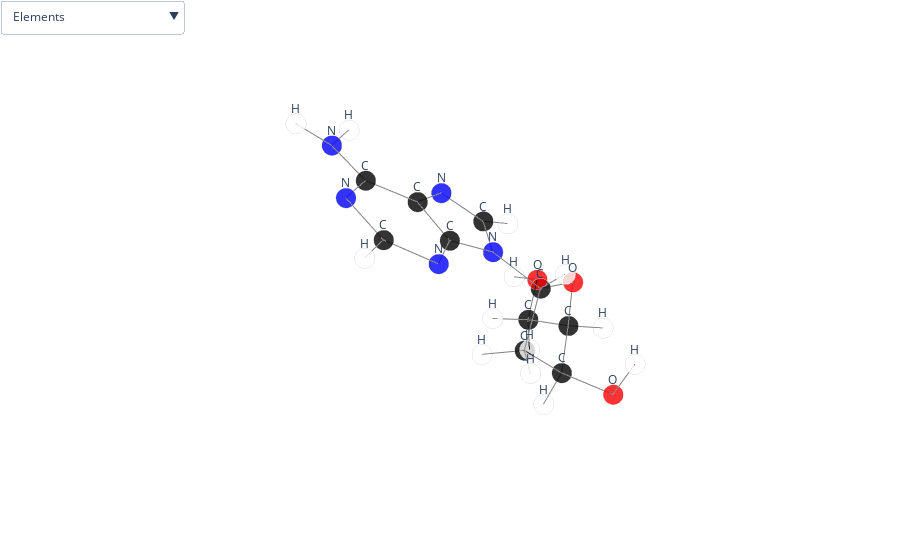

Notebook code cell kept with this figure:
### Code cell
mol = Molecule()
mol.read_xyz('example/20_rf_xyz_dftV3#r15_084_GbbbB.xyz')
to_plotly_figure(mol)

### Figure 1 — Plotly figure (JSON) as saved in the notebook; plotly's stock layout.template omitted (floating-point values rounded to 4 significant figures; data arrays with more than 128 entries replaced by an {"elided": "..."} marker saying what was removed)
{"data": [{"marker": {"color": ["black", "red", "black", "black", "black", "black", "red", "red", "white", "white", "white", "white", "white", "white", "white", "white", "white", "blue", "black", "blue", "black", "blue", "black", "black", "blue", "black", "white", "blue", "white", "white", "white"], "line": {"color": "lightgray", "width": 2}, "opacity": 0.8, "size": 7, "symbol": "circle"}, "mode": "markers", "text": ["C4'", "O4'", "C1'", "C2'", "C3'", "C5'", "O3'", "O5'", "H", "H", "H", "H", "H", "H", "H", "H", "H", "N9", "C4", "N3", "C2", "N1", "C5", "C6", "N7", "C8", "H", "N6", "H", "H", "H"], "type": "scatter3d", "x": [0, 0, 1.33, 2.246, 1.254, -0.01447, 0.9949, -1.16, 1.398, 2.814, 2.957, 1.625, 0.5466, -0.9138, 0.9111, -0.04768, -1.151, 1.638, 2.786, 3.853, 4.774, 4.742, 2.601, 3.658, 1.373, 0.8285, 5.673, 3.63, 2.757, 4.334, -0.1425], "y": [0, 0, 0, 0.3624, 0.8155, -1.407, 2.211, -2.081, 0.733, -0.5146, 1.152, 0.6077, 2.406, 0.5185, -1.942, -1.312, -2.985, -1.31, -1.62, -0.8391, -1.479, -2.73, -2.937, -3.487, -3.43, -2.433, -0.9127, -4.763, -5.266, -5.031, -2.437], "z": [0, 1.444, 1.93, 0.7361, -0.3541, -0.591, -0.3221, -0.09111, 2.74, 0.4171, 0.9822, -1.362, 0.5132, -0.3034, -0.3316, -1.688, -0.4317, 2.52, 3.219, 3.444, 4.172, 4.66, 3.655, 4.409, 3.253, 2.592, 4.406, 4.871, 4.849, 5.541, 2.117]}, {"hoverinfo": "none", "marker": {"color": "grey", "opacity": 1, "size": 7}, "mode": "lines", "type": "scatter3d", "x": {"elided": "198 float values"}, "y": {"elided": "198 float values"}, "z": {"elided": "198 float values"}}], "layout": {"margin": {"b": 0, "l": 0, "r": 0, "t": 0}, "scene": {"annotations": [{"showarrow": false, "text": "C", "x": 0, "y": 0, "yshift": 15, "z": 0}, {"showarrow": false, "text": "O", "x": 0, "y": 0, "yshift": 15, "z": 1.444}, {"showarrow": false, "text": "C", "x": 1.33, "y": 0, "yshift": 15, "z": 1.93}, {"showarrow": false, "text": "C", "x": 2.246, "y": 0.3624, "yshift": 15, "z": 0.7361}, {"showarrow": false, "text": "C", "x": 1.254, "y": 0.8155, "yshift": 15, "z": -0.3541}, {"showarrow": false, "text": "C", "x": -0.01447, "y": -1.407, "yshift": 15, "z": -0.591}, {"showarrow": false, "text": "O", "x": 0.9949, "y": 2.211, "yshift": 15, "z": -0.3221}, {"showarrow": false, "text": "O", "x": -1.16, "y": -2.081, "yshift": 15, "z": -0.09111}, {"showarrow": false, "text": "H", "x": 1.398, "y": 0.733, "yshift": 15, "z": 2.74}, {"showarrow": false, "text": "H", "x": 2.814, "y": -0.5146, "yshift": 15, "z": 0.4171}, {"showarrow": false, "text": "H", "x": 2.957, "y": 1.152, "yshift": 15, "z": 0.9822}, {"showarrow": false, "text": "H", "x": 1.625, "y": 0.6077, "yshift": 15, "z": -1.362}, {"showarrow": false, "text": "H", "x": 0.5466, "y": 2.406, "yshift": 15, "z": 0.5132}, {"showarrow": false, "text": "H", "x": -0.9138, "y": 0.5185, "yshift": 15, "z": -0.3034}, {"showarrow": false, "text": "H", "x": 0.9111, "y": -1.942, "yshift": 15, "z": -0.3316}, {"showarrow": false, "text": "H", "x": -0.04768, "y": -1.312, "yshift": 15, "z": -1.688}, {"showarrow": false, "text": "H", "x": -1.151, "y": -2.985, "yshift": 15, "z": -0.4317}, {"showarrow": false, "text": "N", "x": 1.638, "y": -1.31, "yshift": 15, "z": 2.52}, {"showarrow": false, "text": "C", "x": 2.786, "y": -1.62, "yshift": 15, "z": 3.219}, {"showarrow": false, "text": "N", "x": 3.853, "y": -0.8391, "yshift": 15, "z": 3.444}, {"showarrow": false, "text": "C", "x": 4.774, "y": -1.479, "yshift": 15, "z": 4.172}, {"showarrow": false, "text": "N", "x": 4.742, "y": -2.73, "yshift": 15, "z": 4.66}, {"showarrow": false, "text": "C", "x": 2.601, "y": -2.937, "yshift": 15, "z": 3.655}, {"showarrow": false, "text": "C", "x": 3.658, "y": -3.487, "yshift": 15, "z": 4.409}, {"showarrow": false, "text": "N", "x": 1.373, "y": -3.43, "yshift": 15, "z": 3.253}, {"showarrow": false, "text": "C", "x": 0.8285, "y": -2.433, "yshift": 15, "z": 2.592}, {"showarrow": false, "text": "H", "x": 5.673, "y": -0.9127, "yshift": 15, "z": 4.406}, {"showarrow": false, "text": "N", "x": 3.63, "y": -4.763, "yshift": 15, "z": 4.871}, {"showarrow": false, "text": "H", "x": 2.757, "y": -5.266, "yshift": 15, "z": 4.849}, {"showarrow": false, "text": "H", "x": 4.334, "y": -5.031, "yshift": 15, "z": 5.541}, {"showarrow": false, "text": "H", "x": -0.1425, "y": -2.437, "yshift": 15, "z": 2.117}], "xaxis": {"showbackground": false, "showgrid": false, "showticklabels": false, "title": {"font": {"color": "white"}}, "zeroline": false}, "yaxis": {"showbackground": false, "showgrid": false, "showticklabels": false, "title": {"font": {"color": "white"}}, "zeroline": false}, "zaxis": {"showbackground": false, "showgrid": false, "showticklabels": false, "title": {"font": {"color": "white"}}, "zeroline": false}}, "showlegend": false, "updatemenus": [{"buttons": [{"args": [{"scene.annotations": [{"showarrow": false, "text": "C", "x": 0, "y": 0, "yshift": 15, "z": 0}, {"showarrow": false, "text": "O", "x": 0, "y": 0, "yshift": 15, "z": 1.444}, {"showarrow": false, "text": "C", "x": 1.33, "y": 0, "yshift": 15, "z": 1.93}, {"showarrow": false, "text": "C", "x": 2.246, "y": 0.3624, "yshift": 15, "z": 0.7361}, {"showarrow": false, "text": "C", "x": 1.254, "y": 0.8155, "yshift": 15, "z": -0.3541}, {"showarrow": false, "text": "C", "x": -0.01447, "y": -1.407, "yshift": 15, "z": -0.591}, {"showarrow": false, "text": "O", "x": 0.9949, "y": 2.211, "yshift": 15, "z": -0.3221}, {"showarrow": false, "text": "O", "x": -1.16, "y": -2.081, "yshift": 15, "z": -0.09111}, {"showarrow": false, "text": "H", "x": 1.398, "y": 0.733, "yshift": 15, "z": 2.74}, {"showarrow": false, "text": "H", "x": 2.814, "y": -0.5146, "yshift": 15, "z": 0.4171}, {"showarrow": false, "text": "H", "x": 2.957, "y": 1.152, "yshift": 15, "z": 0.9822}, {"showarrow": false, "text": "H", "x": 1.625, "y": 0.6077, "yshift": 15, "z": -1.362}, {"showarrow": false, "text": "H", "x": 0.5466, "y": 2.406, "yshift": 15, "z": 0.5132}, {"showarrow": false, "text": "H", "x": -0.9138, "y": 0.5185, "yshift": 15, "z": -0.3034}, {"showarrow": false, "text": "H", "x": 0.9111, "y": -1.942, "yshift": 15, "z": -0.3316}, {"showarrow": false, "text": "H", "x": -0.04768, "y": -1.312, "yshift": 15, "z": -1.688}, {"showarrow": false, "text": "H", "x": -1.151, "y": -2.985, "yshift": 15, "z": -0.4317}, {"showarrow": false, "text": "N", "x": 1.638, "y": -1.31, "yshift": 15, "z": 2.52}, {"showarrow": false, "text": "C", "x": 2.786, "y": -1.62, "yshift": 15, "z": 3.219}, {"showarrow": false, "text": "N", "x": 3.853, "y": -0.8391, "yshift": 15, "z": 3.444}, {"showarrow": false, "text": "C", "x": 4.774, "y": -1.479, "yshift": 15, "z": 4.172}, {"showarrow": false, "text": "N", "x": 4.742, "y": -2.73, "yshift": 15, "z": 4.66}, {"showarrow": false, "text": "C", "x": 2.601, "y": -2.937, "yshift": 15, "z": 3.655}, {"showarrow": false, "text": "C", "x": 3.658, "y": -3.487, "yshift": 15, "z": 4.409}, {"showarrow": false, "text": "N", "x": 1.373, "y": -3.43, "yshift": 15, "z": 3.253}, {"showarrow": false, "text": "C", "x": 0.8285, "y": -2.433, "yshift": 15, "z": 2.592}, {"showarrow": false, "text": "H", "x": 5.673, "y": -0.9127, "yshift": 15, "z": 4.406}, {"showarrow": false, "text": "N", "x": 3.63, "y": -4.763, "yshift": 15, "z": 4.871}, {"showarrow": false, "text": "H", "x": 2.757, "y": -5.266, "yshift": 15, "z": 4.849}, {"showarrow": false, "text": "H", "x": 4.334, "y": -5.031, "yshift": 15, "z": 5.541}, {"showarrow": false, "text": "H", "x": -0.1425, "y": -2.437, "yshift": 15, "z": 2.117}]}], "label": "Elements", "method": "relayout"}, {"args": [{"scene.annotations": [{"showarrow": false, "text": "C4'", "x": 0, "y": 0, "yshift": 15, "z": 0}, {"showarrow": false, "text": "O4'", "x": 0, "y": 0, "yshift": 15, "z": 1.444}, {"showarrow": false, "text": "C1'", "x": 1.33, "y": 0, "yshift": 15, "z": 1.93}, {"showarrow": false, "text": "C2'", "x": 2.246, "y": 0.3624, "yshift": 15, "z": 0.7361}, {"showarrow": false, "text": "C3'", "x": 1.254, "y": 0.8155, "yshift": 15, "z": -0.3541}, {"showarrow": false, "text": "C5'", "x": -0.01447, "y": -1.407, "yshift": 15, "z": -0.591}, {"showarrow": false, "text": "O3'", "x": 0.9949, "y": 2.211, "yshift": 15, "z": -0.3221}, {"showarrow": false, "text": "O5'", "x": -1.16, "y": -2.081, "yshift": 15, "z": -0.09111}, {"showarrow": false, "text": "H", "x": 1.398, "y": 0.733, "yshift": 15, "z": 2.74}, {"showarrow": false, "text": "H", "x": 2.814, "y": -0.5146, "yshift": 15, "z": 0.4171}, {"showarrow": false, "text": "H", "x": 2.957, "y": 1.152, "yshift": 15, "z": 0.9822}, {"showarrow": false, "text": "H", "x": 1.625, "y": 0.6077, "yshift": 15, "z": -1.362}, {"showarrow": false, "text": "H", "x": 0.5466, "y": 2.406, "yshift": 15, "z": 0.5132}, {"showarrow": false, "text": "H", "x": -0.9138, "y": 0.5185, "yshift": 15, "z": -0.3034}, {"showarrow": false, "text": "H", "x": 0.9111, "y": -1.942, "yshift": 15, "z": -0.3316}, {"showarrow": false, "text": "H", "x": -0.04768, "y": -1.312, "yshift": 15, "z": -1.688}, {"showarrow": false, "text": "H", "x": -1.151, "y": -2.985, "yshift": 15, "z": -0.4317}, {"showarrow": false, "text": "N9", "x": 1.638, "y": -1.31, "yshift": 15, "z": 2.52}, {"showarrow": false, "text": "C4", "x": 2.786, "y": -1.62, "yshift": 15, "z": 3.219}, {"showarrow": false, "text": "N3", "x": 3.853, "y": -0.8391, "yshift": 15, "z": 3.444}, {"showarrow": false, "text": "C2", "x": 4.774, "y": -1.479, "yshift": 15, "z": 4.172}, {"showarrow": false, "text": "N1", "x": 4.742, "y": -2.73, "yshift": 15, "z": 4.66}, {"showarrow": false, "text": "C5", "x": 2.601, "y": -2.937, "yshift": 15, "z": 3.655}, {"showarrow": false, "text": "C6", "x": 3.658, "y": -3.487, "yshift": 15, "z": 4.409}, {"showarrow": false, "text": "N7", "x": 1.373, "y": -3.43, "yshift": 15, "z": 3.253}, {"showarrow": false, "text": "C8", "x": 0.8285, "y": -2.433, "yshift": 15, "z": 2.592}, {"showarrow": false, "text": "H", "x": 5.673, "y": -0.9127, "yshift": 15, "z": 4.406}, {"showarrow": false, "text": "N6", "x": 3.63, "y": -4.763, "yshift": 15, "z": 4.871}, {"showarrow": false, "text": "H", "x": 2.757, "y": -5.266, "yshift": 15, "z": 4.849}, {"showarrow": false, "text": "H", "x": 4.334, "y": -5.031, "yshift": 15, "z": 5.541}, {"showarrow": false, "text": "H", "x": -0.1425, "y": -2.437, "yshift": 15, "z": 2.117}]}], "label": "Named Elements", "method": "relayout"}, {"args": [{"scene.annotations": [{"showarrow": false, "text": "C", "x": 0, "y": 0, "yshift": 15, "z": 0}, {"showarrow": false, "text": "O", "x": 0, "y": 0, "yshift": 15, "z": 1.444}, {"showarrow": false, "text": "C", "x": 1.33, "y": 0, "yshift": 15, "z": 1.93}, {"showarrow": false, "text": "C", "x": 2.246, "y": 0.3624, "yshift": 15, "z": 0.7361}, {"showarrow": false, "text": "C", "x": 1.254, "y": 0.8155, "yshift": 15, "z": -0.3541}, {"showarrow": false, "text": "C", "x": -0.01447, "y": -1.407, "yshift": 15, "z": -0.591}, {"showarrow": false, "text": "O", "x": 0.9949, "y": 2.211, "yshift": 15, "z": -0.3221}, {"showarrow": false, "text": "O", "x": -1.16, "y": -2.081, "yshift": 15, "z": -0.09111}, {"showarrow": false, "text": "H", "x": 1.398, "y": 0.733, "yshift": 15, "z": 2.74}, {"showarrow": false, "text": "H", "x": 2.814, "y": -0.5146, "yshift": 15, "z": 0.4171}, {"showarrow": false, "text": "H", "x": 2.957, "y": 1.152, "yshift": 15, "z": 0.9822}, {"showarrow": false, "text": "H", "x": 1.625, "y": 0.6077, "yshift": 15, "z": -1.362}, {"showarrow": false, "text": "H", "x": 0.5466, "y": 2.406, "yshift": 15, "z": 0.5132}, {"showarrow": false, "text": "H", "x": -0.9138, "y": 0.5185, "yshift": 15, "z": -0.3034}, {"showarrow": false, "text": "H", "x": 0.9111, "y": -1.942, "yshift": 15, "z": -0.3316}, {"showarrow": false, "text": "H", "x": -0.04768, "y": -1.312, "yshift": 15, "z": -1.688}, {"showarrow": false, "text": "H", "x": -1.151, "y": -2.985, "yshift": 15, "z": -0.4317}, {"showarrow": false, "text": "N", "x": 1.638, "y": -1.31, "yshift": 15, "z": 2.52}, {"showarrow": false, "text": "C", "x": 2.786, "y": -1.62, "yshift": 15, "z": 3.219}, {"showarrow": false, "text": "N", "x": 3.853, "y": -0.8391, "yshift": 15, "z": 3.444}, {"showarrow": false, "text": "C", "x": 4.774, "y": -1.479, "yshift": 15, "z": 4.172}, {"showarrow": false, "text": "N", "x": 4.742, "y": -2.73, "yshift": 15, "z": 4.66}, {"showarrow": false, "text": "C", "x": 2.601, "y": -2.937, "yshift": 15, "z": 3.655}, {"showarrow": false, "text": "C", "x": 3.658, "y": -3.487, "yshift": 15, "z": 4.409}, {"showarrow": false, "text": "N", "x": 1.373, "y": -3.43, "yshift": 15, "z": 3.253}, {"showarrow": false, "text": "C", "x": 0.8285, "y": -2.433, "yshift": 15, "z": 2.592}, {"showarrow": false, "text": "H", "x": 5.673, "y": -0.9127, "yshift": 15, "z": 4.406}, {"showarrow": false, "text": "N", "x": 3.63, "y": -4.763, "yshift": 15, "z": 4.871}, {"showarrow": false, "text": "H", "x": 2.757, "y": -5.266, "yshift": 15, "z": 4.849}, {"showarrow": false, "text": "H", "x": 4.334, "y": -5.031, "yshift": 15, "z": 5.541}, {"showarrow": false, "text": "H", "x": -0.1425, "y": -2.437, "yshift": 15, "z": 2.117}, {"font": {"color": "steelblue"}, "showarrow": false, "text": 1.48, "x": 0, "y": 0, "yshift": 15, "z": 0.722}, {"font": {"color": "steelblue"}, "showarrow": false, "text": 1.6, "x": 0.6268, "y": 0.4077, "yshift": 15, "z": -0.177}, {"font": {"color": "steelblue"}, "showarrow": false, "text": 1.6, "x": -0.007237, "y": -0.7035, "yshift": 15, "z": -0.2955}, {"font": {"color": "steelblue"}, "showarrow": false, "text": 1.17, "x": -0.4569, "y": 0.2592, "yshift": 15, "z": -0.1517}, {"font": {"color": "steelblue"}, "showarrow": false, "text": 1.48, "x": 0.6651, "y": 0, "yshift": 15, "z": 1.687}, {"font": {"color": "steelblue"}, "showarrow": false, "text": 1.6, "x": 1.788, "y": 0.1812, "yshift": 15, "z": 1.333}, {"font": {"color": "steelblue"}, "showarrow": false, "text": 1.17, "x": 1.364, "y": 0.3665, "yshift": 15, "z": 2.335}, {"font": {"color": "steelblue"}, "showarrow": false, "text": 1.56, "x": 1.484, "y": -0.6552, "yshift": 15, "z": 2.225}, {"font": {"color": "steelblue"}, "showarrow": false, "text": 1.6, "x": 1.75, "y": 0.5889, "yshift": 15, "z": 0.191}, {"font": {"color": "steelblue"}, "showarrow": false, "text": 1.17, "x": 2.53, "y": -0.07608, "yshift": 15, "z": 0.5766}, {"font": {"color": "steelblue"}, "showarrow": false, "text": 1.17, "x": 2.601, "y": 0.7571, "yshift": 15, "z": 0.8592}, {"font": {"color": "steelblue"}, "showarrow": false, "text": 1.48, "x": 1.124, "y": 1.513, "yshift": 15, "z": -0.3381}, {"font": {"color": "steelblue"}, "showarrow": false, "text": 1.17, "x": 1.439, "y": 0.7116, "yshift": 15, "z": -0.8578}, {"font": {"color": "steelblue"}, "showarrow": false, "text": 1.48, "x": -0.5874, "y": -1.744, "yshift": 15, "z": -0.3411}, {"font": {"color": "steelblue"}, "showarrow": false, "text": 1.17, "x": 0.4483, "y": -1.675, "yshift": 15, "z": -0.4613}, {"font": {"color": "steelblue"}, "showarrow": false, "text": 1.17, "x": -0.03108, "y": -1.359, "yshift": 15, "z": -1.14}, {"font": {"color": "steelblue"}, "showarrow": false, "text": 1.05, "x": 0.7708, "y": 2.309, "yshift": 15, "z": 0.09554}, {"font": {"color": "steelblue"}, "showarrow": false, "text": 1.05, "x": -1.155, "y": -2.533, "yshift": 15, "z": -0.2614}, {"font": {"color": "steelblue"}, "showarrow": false, "text": 1.56, "x": 2.212, "y": -1.465, "yshift": 15, "z": 2.869}, {"font": {"color": "steelblue"}, "showarrow": false, "text": 1.56, "x": 1.233, "y": -1.872, "yshift": 15, "z": 2.556}, {"font": {"color": "steelblue"}, "showarrow": false, "text": 1.56, "x": 3.32, "y": -1.23, "yshift": 15, "z": 3.331}, {"font": {"color": "steelblue"}, "showarrow": false, "text": 1.6, "x": 2.693, "y": -2.279, "yshift": 15, "z": 3.437}, {"font": {"color": "steelblue"}, "showarrow": false, "text": 1.56, "x": 4.314, "y": -1.159, "yshift": 15, "z": 3.808}, {"font": {"color": "steelblue"}, "showarrow": false, "text": 1.56, "x": 4.758, "y": -2.105, "yshift": 15, "z": 4.416}, {"font": {"color": "steelblue"}, "showarrow": false, "text": 1.17, "x": 5.224, "y": -1.196, "yshift": 15, "z": 4.289}, {"font": {"color": "steelblue"}, "showarrow": false, "text": 1.56, "x": 4.2, "y": -3.108, "yshift": 15, "z": 4.534}, {"font": {"color": "steelblue"}, "showarrow": false, "text": 1.6, "x": 3.129, "y": -3.212, "yshift": 15, "z": 4.032}, {"font": {"color": "steelblue"}, "showarrow": false, "text": 1.56, "x": 1.987, "y": -3.183, "yshift": 15, "z": 3.454}, {"font": {"color": "steelblue"}, "showarrow": false, "text": 1.56, "x": 3.644, "y": -4.125, "yshift": 15, "z": 4.64}, {"font": {"color": "steelblue"}, "showarrow": false, "text": 1.56, "x": 1.101, "y": -2.932, "yshift": 15, "z": 2.922}, {"font": {"color": "steelblue"}, "showarrow": false, "text": 1.17, "x": 0.343, "y": -2.435, "yshift": 15, "z": 2.354}, {"font": {"color": "steelblue"}, "showarrow": false, "text": 1.13, "x": 3.194, "y": -5.014, "yshift": 15, "z": 4.86}, {"font": {"color": "steelblue"}, "showarrow": false, "text": 1.13, "x": 3.982, "y": -4.897, "yshift": 15, "z": 5.206}]}], "label": "Elements & Bond Lengths", "method": "relayout"}, {"args": [{"scene.annotations": [{"showarrow": false, "text": 0, "x": 0, "y": 0, "yshift": 15, "z": 0}, {"showarrow": false, "text": 1, "x": 0, "y": 0, "yshift": 15, "z": 1.444}, {"showarrow": false, "text": 2, "x": 1.33, "y": 0, "yshift": 15, "z": 1.93}, {"showarrow": false, "text": 3, "x": 2.246, "y": 0.3624, "yshift": 15, "z": 0.7361}, {"showarrow": false, "text": 4, "x": 1.254, "y": 0.8155, "yshift": 15, "z": -0.3541}, {"showarrow": false, "text": 5, "x": -0.01447, "y": -1.407, "yshift": 15, "z": -0.591}, {"showarrow": false, "text": 6, "x": 0.9949, "y": 2.211, "yshift": 15, "z": -0.3221}, {"showarrow": false, "text": 7, "x": -1.16, "y": -2.081, "yshift": 15, "z": -0.09111}, {"showarrow": false, "text": 8, "x": 1.398, "y": 0.733, "yshift": 15, "z": 2.74}, {"showarrow": false, "text": 9, "x": 2.814, "y": -0.5146, "yshift": 15, "z": 0.4171}, {"showarrow": false, "text": 10, "x": 2.957, "y": 1.152, "yshift": 15, "z": 0.9822}, {"showarrow": false, "text": 11, "x": 1.625, "y": 0.6077, "yshift": 15, "z": -1.362}, {"showarrow": false, "text": 12, "x": 0.5466, "y": 2.406, "yshift": 15, "z": 0.5132}, {"showarrow": false, "text": 13, "x": -0.9138, "y": 0.5185, "yshift": 15, "z": -0.3034}, {"showarrow": false, "text": 14, "x": 0.9111, "y": -1.942, "yshift": 15, "z": -0.3316}, {"showarrow": false, "text": 15, "x": -0.04768, "y": -1.312, "yshift": 15, "z": -1.688}, {"showarrow": false, "text": 16, "x": -1.151, "y": -2.985, "yshift": 15, "z": -0.4317}, {"showarrow": false, "text": 17, "x": 1.638, "y": -1.31, "yshift": 15, "z": 2.52}, {"showarrow": false, "text": 18, "x": 2.786, "y": -1.62, "yshift": 15, "z": 3.219}, {"showarrow": false, "text": 19, "x": 3.853, "y": -0.8391, "yshift": 15, "z": 3.444}, {"showarrow": false, "text": 20, "x": 4.774, "y": -1.479, "yshift": 15, "z": 4.172}, {"showarrow": false, "text": 21, "x": 4.742, "y": -2.73, "yshift": 15, "z": 4.66}, {"showarrow": false, "text": 22, "x": 2.601, "y": -2.937, "yshift": 15, "z": 3.655}, {"showarrow": false, "text": 23, "x": 3.658, "y": -3.487, "yshift": 15, "z": 4.409}, {"showarrow": false, "text": 24, "x": 1.373, "y": -3.43, "yshift": 15, "z": 3.253}, {"showarrow": false, "text": 25, "x": 0.8285, "y": -2.433, "yshift": 15, "z": 2.592}, {"showarrow": false, "text": 26, "x": 5.673, "y": -0.9127, "yshift": 15, "z": 4.406}, {"showarrow": false, "text": 27, "x": 3.63, "y": -4.763, "yshift": 15, "z": 4.871}, {"showarrow": false, "text": 28, "x": 2.757, "y": -5.266, "yshift": 15, "z": 4.849}, {"showarrow": false, "text": 29, "x": 4.334, "y": -5.031, "yshift": 15, "z": 5.541}, {"showarrow": false, "text": 30, "x": -0.1425, "y": -2.437, "yshift": 15, "z": 2.117}]}], "label": "Indices", "method": "relayout"}, {"args": [{"scene.annotations": [{"showarrow": false, "text": 0, "x": 0, "y": 0, "yshift": 15, "z": 0}, {"showarrow": false, "text": 1, "x": 0, "y": 0, "yshift": 15, "z": 1.444}, {"showarrow": false, "text": 2, "x": 1.33, "y": 0, "yshift": 15, "z": 1.93}, {"showarrow": false, "text": 3, "x": 2.246, "y": 0.3624, "yshift": 15, "z": 0.7361}, {"showarrow": false, "text": 4, "x": 1.254, "y": 0.8155, "yshift": 15, "z": -0.3541}, {"showarrow": false, "text": 5, "x": -0.01447, "y": -1.407, "yshift": 15, "z": -0.591}, {"showarrow": false, "text": 6, "x": 0.9949, "y": 2.211, "yshift": 15, "z": -0.3221}, {"showarrow": false, "text": 7, "x": -1.16, "y": -2.081, "yshift": 15, "z": -0.09111}, {"showarrow": false, "text": 8, "x": 1.398, "y": 0.733, "yshift": 15, "z": 2.74}, {"showarrow": false, "text": 9, "x": 2.814, "y": -0.5146, "yshift": 15, "z": 0.4171}, {"showarrow": false, "text": 10, "x": 2.957, "y": 1.152, "yshift": 15, "z": 0.9822}, {"showarrow": false, "text": 11, "x": 1.625, "y": 0.6077, "yshift": 15, "z": -1.362}, {"showarrow": false, "text": 12, "x": 0.5466, "y": 2.406, "yshift": 15, "z": 0.5132}, {"showarrow": false, "text": 13, "x": -0.9138, "y": 0.5185, "yshift": 15, "z": -0.3034}, {"showarrow": false, "text": 14, "x": 0.9111, "y": -1.942, "yshift": 15, "z": -0.3316}, {"showarrow": false, "text": 15, "x": -0.04768, "y": -1.312, "yshift": 15, "z": -1.688}, {"showarrow": false, "text": 16, "x": -1.151, "y": -2.985, "yshift": 15, "z": -0.4317}, {"showarrow": false, "text": 17, "x": 1.638, "y": -1.31, "yshift": 15, "z": 2.52}, {"showarrow": false, "text": 18, "x": 2.786, "y": -1.62, "yshift": 15, "z": 3.219}, {"showarrow": false, "text": 19, "x": 3.853, "y": -0.8391, "yshift": 15, "z": 3.444}, {"showarrow": false, "text": 20, "x": 4.774, "y": -1.479, "yshift": 15, "z": 4.172}, {"showarrow": false, "text": 21, "x": 4.742, "y": -2.73, "yshift": 15, "z": 4.66}, {"showarrow": false, "text": 22, "x": 2.601, "y": -2.937, "yshift": 15, "z": 3.655}, {"showarrow": false, "text": 23, "x": 3.658, "y": -3.487, "yshift": 15, "z": 4.409}, {"showarrow": false, "text": 24, "x": 1.373, "y": -3.43, "yshift": 15, "z": 3.253}, {"showarrow": false, "text": 25, "x": 0.8285, "y": -2.433, "yshift": 15, "z": 2.592}, {"showarrow": false, "text": 26, "x": 5.673, "y": -0.9127, "yshift": 15, "z": 4.406}, {"showarrow": false, "text": 27, "x": 3.63, "y": -4.763, "yshift": 15, "z": 4.871}, {"showarrow": false, "text": 28, "x": 2.757, "y": -5.266, "yshift": 15, "z": 4.849}, {"showarrow": false, "text": 29, "x": 4.334, "y": -5.031, "yshift": 15, "z": 5.541}, {"showarrow": false, "text": 30, "x": -0.1425, "y": -2.437, "yshift": 15, "z": 2.117}, {"font": {"color": "steelblue"}, "showarrow": false, "text": 1.48, "x": 0, "y": 0, "yshift": 15, "z": 0.722}, {"font": {"color": "steelblue"}, "showarrow": false, "text": 1.6, "x": 0.6268, "y": 0.4077, "yshift": 15, "z": -0.177}, {"font": {"color": "steelblue"}, "showarrow": false, "text": 1.6, "x": -0.007237, "y": -0.7035, "yshift": 15, "z": -0.2955}, {"font": {"color": "steelblue"}, "showarrow": false, "text": 1.17, "x": -0.4569, "y": 0.2592, "yshift": 15, "z": -0.1517}, {"font": {"color": "steelblue"}, "showarrow": false, "text": 1.48, "x": 0.6651, "y": 0, "yshift": 15, "z": 1.687}, {"font": {"color": "steelblue"}, "showarrow": false, "text": 1.6, "x": 1.788, "y": 0.1812, "yshift": 15, "z": 1.333}, {"font": {"color": "steelblue"}, "showarrow": false, "text": 1.17, "x": 1.364, "y": 0.3665, "yshift": 15, "z": 2.335}, {"font": {"color": "steelblue"}, "showarrow": false, "text": 1.56, "x": 1.484, "y": -0.6552, "yshift": 15, "z": 2.225}, {"font": {"color": "steelblue"}, "showarrow": false, "text": 1.6, "x": 1.75, "y": 0.5889, "yshift": 15, "z": 0.191}, {"font": {"color": "steelblue"}, "showarrow": false, "text": 1.17, "x": 2.53, "y": -0.07608, "yshift": 15, "z": 0.5766}, {"font": {"color": "steelblue"}, "showarrow": false, "text": 1.17, "x": 2.601, "y": 0.7571, "yshift": 15, "z": 0.8592}, {"font": {"color": "steelblue"}, "showarrow": false, "text": 1.48, "x": 1.124, "y": 1.513, "yshift": 15, "z": -0.3381}, {"font": {"color": "steelblue"}, "showarrow": false, "text": 1.17, "x": 1.439, "y": 0.7116, "yshift": 15, "z": -0.8578}, {"font": {"color": "steelblue"}, "showarrow": false, "text": 1.48, "x": -0.5874, "y": -1.744, "yshift": 15, "z": -0.3411}, {"font": {"color": "steelblue"}, "showarrow": false, "text": 1.17, "x": 0.4483, "y": -1.675, "yshift": 15, "z": -0.4613}, {"font": {"color": "steelblue"}, "showarrow": false, "text": 1.17, "x": -0.03108, "y": -1.359, "yshift": 15, "z": -1.14}, {"font": {"color": "steelblue"}, "showarrow": false, "text": 1.05, "x": 0.7708, "y": 2.309, "yshift": 15, "z": 0.09554}, {"font": {"color": "steelblue"}, "showarrow": false, "text": 1.05, "x": -1.155, "y": -2.533, "yshift": 15, "z": -0.2614}, {"font": {"color": "steelblue"}, "showarrow": false, "text": 1.56, "x": 2.212, "y": -1.465, "yshift": 15, "z": 2.869}, {"font": {"color": "steelblue"}, "showarrow": false, "text": 1.56, "x": 1.233, "y": -1.872, "yshift": 15, "z": 2.556}, {"font": {"color": "steelblue"}, "showarrow": false, "text": 1.56, "x": 3.32, "y": -1.23, "yshift": 15, "z": 3.331}, {"font": {"color": "steelblue"}, "showarrow": false, "text": 1.6, "x": 2.693, "y": -2.279, "yshift": 15, "z": 3.437}, {"font": {"color": "steelblue"}, "showarrow": false, "text": 1.56, "x": 4.314, "y": -1.159, "yshift": 15, "z": 3.808}, {"font": {"color": "steelblue"}, "showarrow": false, "text": 1.56, "x": 4.758, "y": -2.105, "yshift": 15, "z": 4.416}, {"font": {"color": "steelblue"}, "showarrow": false, "text": 1.17, "x": 5.224, "y": -1.196, "yshift": 15, "z": 4.289}, {"font": {"color": "steelblue"}, "showarrow": false, "text": 1.56, "x": 4.2, "y": -3.108, "yshift": 15, "z": 4.534}, {"font": {"color": "steelblue"}, "showarrow": false, "text": 1.6, "x": 3.129, "y": -3.212, "yshift": 15, "z": 4.032}, {"font": {"color": "steelblue"}, "showarrow": false, "text": 1.56, "x": 1.987, "y": -3.183, "yshift": 15, "z": 3.454}, {"font": {"color": "steelblue"}, "showarrow": false, "text": 1.56, "x": 3.644, "y": -4.125, "yshift": 15, "z": 4.64}, {"font": {"color": "steelblue"}, "showarrow": false, "text": 1.56, "x": 1.101, "y": -2.932, "yshift": 15, "z": 2.922}, {"font": {"color": "steelblue"}, "showarrow": false, "text": 1.17, "x": 0.343, "y": -2.435, "yshift": 15, "z": 2.354}, {"font": {"color": "steelblue"}, "showarrow": false, "text": 1.13, "x": 3.194, "y": -5.014, "yshift": 15, "z": 4.86}, {"font": {"color": "steelblue"}, "showarrow": false, "text": 1.13, "x": 3.982, "y": -4.897, "yshift": 15, "z": 5.206}]}], "label": "Indices & Bond Lengths", "method": "relayout"}, {"args": [{"scene.annotations": [{"font": {"color": "steelblue"}, "showarrow": false, "text": 1.48, "x": 0, "y": 0, "yshift": 15, "z": 0.722}, {"font": {"color": "steelblue"}, "showarrow": false, "text": 1.6, "x": 0.6268, "y": 0.4077, "yshift": 15, "z": -0.177}, {"font": {"color": "steelblue"}, "showarrow": false, "text": 1.6, "x": -0.007237, "y": -0.7035, "yshift": 15, "z": -0.2955}, {"font": {"color": "steelblue"}, "showarrow": false, "text": 1.17, "x": -0.4569, "y": 0.2592, "yshift": 15, "z": -0.1517}, {"font": {"color": "steelblue"}, "showarrow": false, "text": 1.48, "x": 0.6651, "y": 0, "yshift": 15, "z": 1.687}, {"font": {"color": "steelblue"}, "showarrow": false, "text": 1.6, "x": 1.788, "y": 0.1812, "yshift": 15, "z": 1.333}, {"font": {"color": "steelblue"}, "showarrow": false, "text": 1.17, "x": 1.364, "y": 0.3665, "yshift": 15, "z": 2.335}, {"font": {"color": "steelblue"}, "showarrow": false, "text": 1.56, "x": 1.484, "y": -0.6552, "yshift": 15, "z": 2.225}, {"font": {"color": "steelblue"}, "showarrow": false, "text": 1.6, "x": 1.75, "y": 0.5889, "yshift": 15, "z": 0.191}, {"font": {"color": "steelblue"}, "showarrow": false, "text": 1.17, "x": 2.53, "y": -0.07608, "yshift": 15, "z": 0.5766}, {"font": {"color": "steelblue"}, "showarrow": false, "text": 1.17, "x": 2.601, "y": 0.7571, "yshift": 15, "z": 0.8592}, {"font": {"color": "steelblue"}, "showarrow": false, "text": 1.48, "x": 1.124, "y": 1.513, "yshift": 15, "z": -0.3381}, {"font": {"color": "steelblue"}, "showarrow": false, "text": 1.17, "x": 1.439, "y": 0.7116, "yshift": 15, "z": -0.8578}, {"font": {"color": "steelblue"}, "showarrow": false, "text": 1.48, "x": -0.5874, "y": -1.744, "yshift": 15, "z": -0.3411}, {"font": {"color": "steelblue"}, "showarrow": false, "text": 1.17, "x": 0.4483, "y": -1.675, "yshift": 15, "z": -0.4613}, {"font": {"color": "steelblue"}, "showarrow": false, "text": 1.17, "x": -0.03108, "y": -1.359, "yshift": 15, "z": -1.14}, {"font": {"color": "steelblue"}, "showarrow": false, "text": 1.05, "x": 0.7708, "y": 2.309, "yshift": 15, "z": 0.09554}, {"font": {"color": "steelblue"}, "showarrow": false, "text": 1.05, "x": -1.155, "y": -2.533, "yshift": 15, "z": -0.2614}, {"font": {"color": "steelblue"}, "showarrow": false, "text": 1.56, "x": 2.212, "y": -1.465, "yshift": 15, "z": 2.869}, {"font": {"color": "steelblue"}, "showarrow": false, "text": 1.56, "x": 1.233, "y": -1.872, "yshift": 15, "z": 2.556}, {"font": {"color": "steelblue"}, "showarrow": false, "text": 1.56, "x": 3.32, "y": -1.23, "yshift": 15, "z": 3.331}, {"font": {"color": "steelblue"}, "showarrow": false, "text": 1.6, "x": 2.693, "y": -2.279, "yshift": 15, "z": 3.437}, {"font": {"color": "steelblue"}, "showarrow": false, "text": 1.56, "x": 4.314, "y": -1.159, "yshift": 15, "z": 3.808}, {"font": {"color": "steelblue"}, "showarrow": false, "text": 1.56, "x": 4.758, "y": -2.105, "yshift": 15, "z": 4.416}, {"font": {"color": "steelblue"}, "showarrow": false, "text": 1.17, "x": 5.224, "y": -1.196, "yshift": 15, "z": 4.289}, {"font": {"color": "steelblue"}, "showarrow": false, "text": 1.56, "x": 4.2, "y": -3.108, "yshift": 15, "z": 4.534}, {"font": {"color": "steelblue"}, "showarrow": false, "text": 1.6, "x": 3.129, "y": -3.212, "yshift": 15, "z": 4.032}, {"font": {"color": "steelblue"}, "showarrow": false, "text": 1.56, "x": 1.987, "y": -3.183, "yshift": 15, "z": 3.454}, {"font": {"color": "steelblue"}, "showarrow": false, "text": 1.56, "x": 3.644, "y": -4.125, "yshift": 15, "z": 4.64}, {"font": {"color": "steelblue"}, "showarrow": false, "text": 1.56, "x": 1.101, "y": -2.932, "yshift": 15, "z": 2.922}, {"font": {"color": "steelblue"}, "showarrow": false, "text": 1.17, "x": 0.343, "y": -2.435, "yshift": 15, "z": 2.354}, {"font": {"color": "steelblue"}, "showarrow": false, "text": 1.13, "x": 3.194, "y": -5.014, "yshift": 15, "z": 4.86}, {"font": {"color": "steelblue"}, "showarrow": false, "text": 1.13, "x": 3.982, "y": -4.897, "yshift": 15, "z": 5.206}]}], "label": "Bond Lengths", "method": "relayout"}, {"args": [{"scene.annotations": []}], "label": "Hide All", "method": "relayout"}], "direction": "down", "xanchor": "left", "yanchor": "top"}]}}
